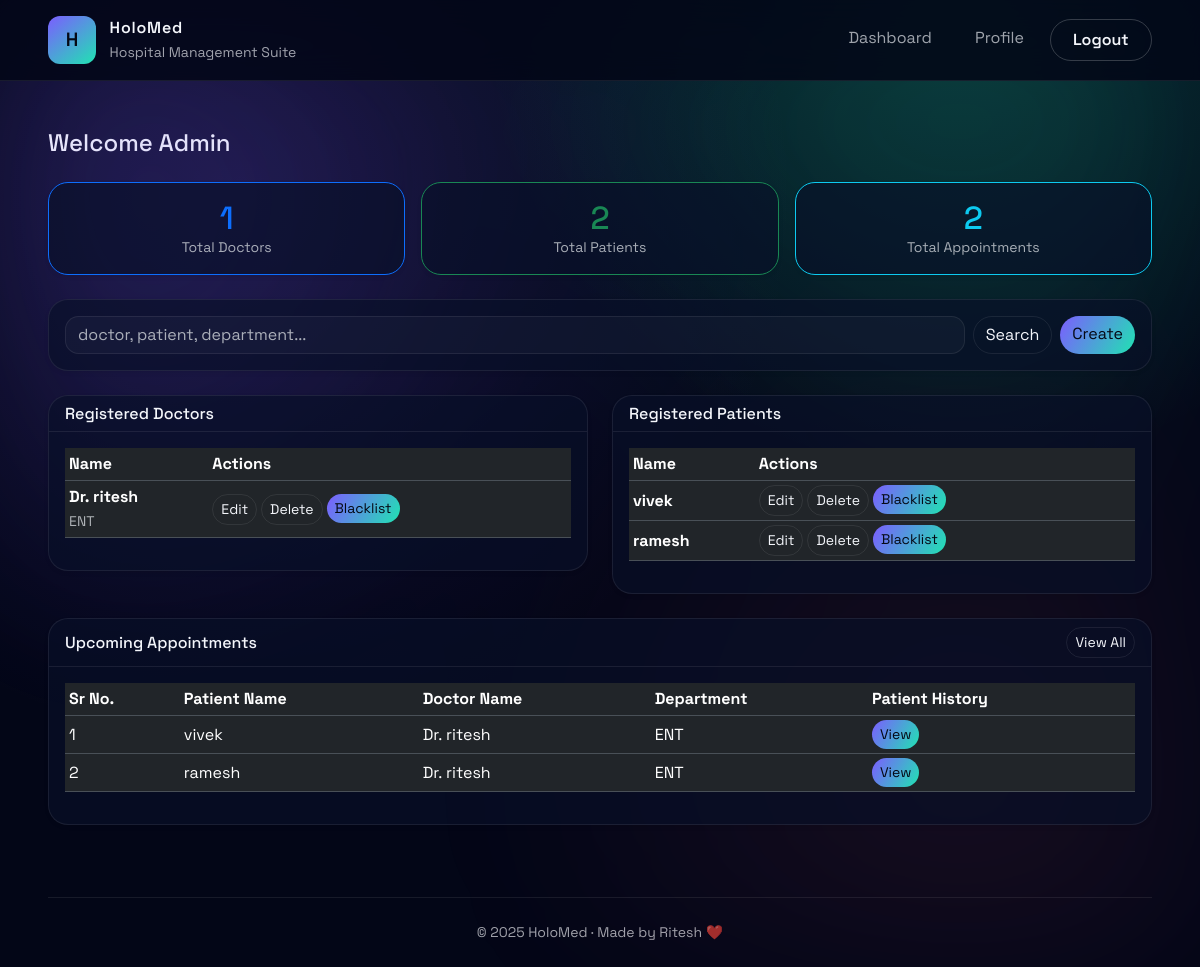
The page /dashboard (signed in) on the database its author committed.
### app.py (models this page shows, shortened)
class User(db.Model):
    id = db.Column(db.Integer, primary_key=True)
    role = db.Column(db.String(20), nullable=False)
    full_name = db.Column(db.String(120), nullable=False)
    email = db.Column(db.String(120), unique=True, nullable=False)
    phone = db.Column(db.String(50))
    password_hash = db.Column(db.String(255), nullable=False)
    specialization = db.Column(db.String(120))
    experience_years = db.Column(db.Integer)
    bio = db.Column(db.Text)
    department_id = db.Column(db.Integer, db.ForeignKey("department.id"))
    is_active = db.Column(db.Boolean, default=True)
    is_blacklisted = db.Column(db.Boolean, default=False)
    created_at = db.Column(db.DateTime, default=datetime.utcnow)
    appointments_as_patient = db.relationship(
        "Appointment", foreign_keys="Appointment.patient_id", backref="patient", lazy=True
    )
    appointments_as_doctor = db.relationship(
        "Appointment", foreign_keys="Appointment.doctor_id", backref="doctor", lazy=True
    )

class Department(db.Model):
    id = db.Column(db.Integer, primary_key=True)
    name = db.Column(db.String(100), unique=True, nullable=False)
    description = db.Column(db.Text, nullable=True)
    doctors = db.relationship("User", backref="department", lazy=True)

class Appointment(db.Model):
    id = db.Column(db.Integer, primary_key=True)
    patient_id = db.Column(db.Integer, db.ForeignKey("user.id"), nullable=False)
    doctor_id = db.Column(db.Integer, db.ForeignKey("user.id"), nullable=False)
    appointment_date = db.Column(db.Date, nullable=False)
    slot_label = db.Column(db.String(50), nullable=False)
    status = db.Column(db.String(20), default="Booked")
    reason = db.Column(db.Text)
    created_at = db.Column(db.DateTime, default=datetime.utcnow)
    updated_at = db.Column(db.DateTime, default=datetime.utcnow, onupdate=datetime.utcnow)
    cancelled_by = db.Column(db.String(20))

### app.py (the view, shortened to what this page needs)
@app.route("/dashboard")
@login_required()
def dashboard():
    if g.user.role == "admin":
        search_query = request.args.get("q", "")
        doctors_query = User.query.filter_by(role="doctor")
        patients_query = User.query.filter_by(role="patient")
        doctors = doctors_query.all()
        patients = patients_query.all()
        upcoming = (
            Appointment.query.filter(Appointment.appointment_date >= date.today())
            .order_by(Appointment.appointment_date.desc(), Appointment.created_at.desc())
            .limit(15)
            .all()
        )
        counts = {
            "doctors": User.query.filter_by(role="doctor").count(),
            "patients": User.query.filter_by(role="patient").count(),
            "appointments": Appointment.query.count(),
        }
        return render_template(
            "admin/dashboard.html",
            doctors=doctors,
            patients=patients,
            upcoming=upcoming,
            counts=counts,
            search_query=search_query,
        )

### app.py (called while the page is built)
def get_current_user():
    user_id = session.get("user_id")
    if user_id:
        return User.query.get(user_id)
    return None

def login_required(role=None):
    def decorator(fn):
        @wraps(fn)
        def wrapper(*args, **kwargs):
            if not g.user:
                flash("Please log in to continue.", "warning")
                return redirect(url_for("login"))
            if role and g.user.role != role:
                flash("You are not authorized to view this page.", "danger")
                return redirect(url_for("dashboard"))
            return fn(*args, **kwargs)
        return wrapper
    return decorator

@app.before_request
def load_user():
    g.user = get_current_user()

@app.context_processor
def inject_helpers():
    def format_date(value):
        return value.strftime("%d %b %Y")
    return {
        "format_date": format_date,
        "today": date.today,
        "datetime": datetime,
        "timedelta": timedelta,
    }

### templates/admin/dashboard.html (shortened to what this page needs)
{% extends "base.html" %}
{% block content %}
  <div class="d-flex justify-content-between align-items-center mb-4">
    <h1 class="h4 mb-0">Welcome Admin</h1>
  </div>
  <div class="row g-3 mb-4">
    <div class="col-md-4">
      <div class="card shadow-sm border-primary">
        <div class="card-body text-center">
          <h3 class="h2 mb-0 text-primary">{{ counts.doctors }}</h3>
          <p class="text-muted mb-0 small">Total Doctors</p>
        </div>
      </div>
    </div>
    <div class="col-md-4">
      <div class="card shadow-sm border-success">
        <div class="card-body text-center">
          <h3 class="h2 mb-0 text-success">{{ counts.patients }}</h3>
          <p class="text-muted mb-0 small">Total Patients</p>
        </div>
      </div>
    </div>
    <div class="col-md-4">
      <div class="card shadow-sm border-info">
        <div class="card-body text-center">
          <h3 class="h2 mb-0 text-info">{{ counts.appointments }}</h3>
          <p class="text-muted mb-0 small">Total Appointments</p>
        </div>
      </div>
    </div>
  </div>
  <div class="card shadow-sm mb-4">
    <div class="card-body">
      <form method="get" action="{{ url_for('dashboard') }}" class="d-flex gap-2">
        <input type="text" name="q" class="form-control" placeholder="doctor, patient, department..." value="{{ search_query or '' }}">
        <button type="submit" class="btn btn-outline-primary">Search</button>
        <a href="{{ url_for('manage_doctors') }}" class="btn btn-primary">Create</a>
      </form>
    </div>
  </div>
  <div class="row g-4 mb-4">
    <div class="col-lg-6">
      <div class="card shadow-sm">
        <div class="card-header">
          <h2 class="h6 mb-0">Registered Doctors</h2>
        </div>
        <div class="card-body">
          <div class="table-responsive">
            <table class="table table-sm align-middle">
              <thead>
                <tr>
                  <th>Name</th>
                  <th>Actions</th>
                </tr>
              </thead>
              <tbody>
                {% for doctor in doctors %}
                  <tr>
                    <td>
                      <strong>Dr. {{ doctor.full_name }}</strong>
                      {% if doctor.department %}
                        <br><small class="text-muted">{{ doctor.department.name }}</small>
                      {% endif %}
                    </td>
                    <td>
                      <div class="d-flex gap-1">
                        <a href="{{ url_for('edit_doctor', doctor_id=doctor.id) }}" class="btn btn-sm btn-outline-primary">Edit</a>
                        <form action="{{ url_for('delete_doctor', doctor_id=doctor.id) }}" method="post" class="d-inline" onsubmit="return confirm('Are you sure you want to delete this doctor?');">
                          <button type="submit" class="btn btn-sm btn-outline-danger">Delete</button>
                        </form>
                        <form action="{{ url_for('blacklist_doctor', doctor_id=doctor.id) }}" method="post" class="d-inline">
                          <button type="submit" class="btn btn-sm btn-outline-warning">Blacklist</button>
                        </form>
                      </div>
                    </td>
                  </tr>
                {% else %}
                  <tr>
                    <td colspan="2" class="text-center text-muted">No doctors found.</td>
                  </tr>
                {% endfor %}
              </tbody>
            </table>
          </div>
        </div>
      </div>
    </div>
    <div class="col-lg-6">
      <div class="card shadow-sm">
        <div class="card-header">
          <h2 class="h6 mb-0">Registered Patients</h2>
        </div>
        <div class="card-body">
          <div class="table-responsive">
            <table class="table table-sm align-middle">
              <thead>
                <tr>
                  <th>Name</th>
                  <th>Actions</th>
                </tr>
              </thead>
              <tbody>
                {% for patient in patients %}
                  <tr>
                    <td>
                      <strong>{{ patient.full_name }}</strong>
                    </td>
                    <td>
                      <div class="d-flex gap-1">
                        <a href="{{ url_for('edit_patient', patient_id=patient.id) }}" class="btn btn-sm btn-outline-primary">Edit</a>
                        <form action="{{ url_for('delete_patient', patient_id=patient.id) }}" method="post" class="d-inline" onsubmit="return confirm('Are you sure you want to delete this patient?');">
                          <button type="submit" class="btn btn-sm btn-outline-danger">Delete</button>
                        </form>
                        <form action="{{ url_for('blacklist_patient', patient_id=patient.id) }}" method="post" class="d-inline">
                          <button type="submit" class="btn btn-sm btn-outline-warning">Blacklist</button>
                        </form>
                      </div>
                    </td>
                  </tr>
                {% else %}
                  <tr>
                    <td colspan="2" class="text-center text-muted">No patients found.</td>
                  </tr>
                {% endfor %}
              </tbody>
            </table>
          </div>
        </div>
      </div>
    </div>
  </div>
  <div class="card shadow-sm mb-4">
    <div class="card-header d-flex justify-content-between align-items-center">
      <h2 class="h6 mb-0">Upcoming Appointments</h2>
      <a href="{{ url_for('admin_appointments') }}" class="btn btn-sm btn-outline-primary">View All</a>
    </div>
    <div class="card-body">
      <div class="table-responsive">
        <table class="table table-sm align-middle">
          <thead>
            <tr>
              <th>Sr No.</th>
              <th>Patient Name</th>
              <th>Doctor Name</th>
              <th>Department</th>
              <th>Patient History</th>
            </tr>
          </thead>
          <tbody>
            {% for appt in upcoming %}
              <tr>
                <td>{{ loop.index }}</td>
                <td>{{ appt.patient.full_name }}</td>
                <td>Dr. {{ appt.doctor.full_name }}</td>
                <td>{{ appt.doctor.department.name if appt.doctor.department else '-' }}</td>
                <td>
                  <a href="{{ url_for('admin_view_patient_history', patient_id=appt.patient.id, doctor_id=appt.doctor.id) }}" class="btn btn-sm btn-primary">View</a>
                </td>
              </tr>
            {% else %}
              <tr>
                <td colspan="5" class="text-center text-muted">No upcoming appointments.</td>
              </tr>
            {% endfor %}
          </tbody>
        </table>
      </div>
    </div>
  </div>
{% endblock %}

### static/css/styles.css (style rules this page uses)
:root { --hms-bg: #030617; --hms-panel: rgba(9, 16, 40, 0.65); --hms-outline: rgba(255, 255, 255, 0.08); --hms-primary: #7c5dff; --hms-secondary: #20e3b2; --hms-text: #f4f6fb; --hms-muted: rgba(244, 246, 251, 0.65); }
body { font-family: "Space Grotesk", system-ui, -apple-system, BlinkMacSystemFont, "Segoe UI", sans-serif; color: var(--hms-text); background: radial-gradient(circle at 20% 20%, rgba(124, 93, 255, 0.15), transparent 45%), radial-gradient(circle at 80% 0%, rgba(32, 227, 178, 0.18), transparent 35%), var(--hms-bg); min-height: 100vh; margin: 0; }
* { font-family: inherit; }
h1, h2, h3, h4, h5, h6, p, span, div, a, button, label, input, select, textarea { font-family: "Space Grotesk", system-ui, -apple-system, BlinkMacSystemFont, "Segoe UI", sans-serif; }
.app-body { position: relative; overflow-x: hidden; }
.card, .stat-card, .department-tile { background: var(--hms-panel); border: 1px solid var(--hms-outline); border-radius: 1.25rem; box-shadow: 0 20px 60px rgba(0, 0, 0, 0.35); color: var(--hms-text); font-family: "Space Grotesk", system-ui, -apple-system, BlinkMacSystemFont, "Segoe UI", sans-serif; }
.card-body { color: var(--hms-text); font-family: "Space Grotesk", system-ui, -apple-system, BlinkMacSystemFont, "Segoe UI", sans-serif; }
.card-body p, .card-body .text-muted, .card-body .text-muted-50 { color: var(--hms-muted); font-family: "Space Grotesk", system-ui, -apple-system, BlinkMacSystemFont, "Segoe UI", sans-serif; }
.card-header { border-bottom: 1px solid var(--hms-outline); background: transparent; color: var(--hms-text); }
.card-header h2, .card-header h6, .card-header .h6 { color: var(--hms-text); font-family: "Space Grotesk", system-ui, -apple-system, BlinkMacSystemFont, "Segoe UI", sans-serif; }
.btn, .btn-primary { border-radius: 999px; border: none; background: linear-gradient(120deg, var(--hms-primary), var(--hms-secondary)); color: #050915; }
.btn-outline-primary, .btn-outline-danger, .btn-outline-secondary { border-radius: 999px; border: 1px solid var(--hms-outline); color: var(--hms-text); background: transparent; }
.table { color: var(--hms-text); }
.table thead { color: var(--hms-muted); }
.form-control, .form-select, select, textarea { background: rgba(255, 255, 255, 0.03); border: 1px solid var(--hms-outline); color: var(--hms-text); border-radius: 0.85rem; }

### rows shown on the page
User: full_name "ritesh", department.name "ENT"
User: full_name "vivek"
User: full_name "ramesh"
Appointment: patient.full_name "vivek", doctor.full_name "ritesh", doctor.department "ENT"
Appointment: patient.full_name "ramesh", doctor.full_name "ritesh", doctor.department "ENT"

### other values the page prints
{{ counts.doctors }} "1"
{{ counts.patients }} "2"
{{ counts.appointments }} "2"
